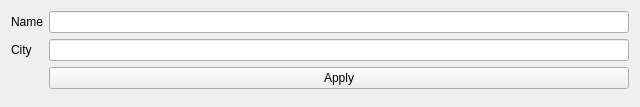
<?xml version="1.0" encoding="UTF-8"?>
<ui version="4.0">
 <class>addTeam</class>
 <widget class="QWidget" name="addTeam">
  <property name="geometry">
   <rect>
    <x>0</x>
    <y>0</y>
    <width>640</width>
    <height>107</height>
   </rect>
  </property>
  <property name="windowTitle">
   <string>Add Team</string>
  </property>
  <layout class="QVBoxLayout" name="verticalLayout">
   <item>
    <layout class="QFormLayout" name="formLayout">
     <item row="0" column="0">
      <widget class="QLabel" name="nameLabel">
       <property name="text">
        <string>Name</string>
       </property>
      </widget>
     </item>
     <item row="1" column="0">
      <widget class="QLabel" name="cityLabel">
       <property name="text">
        <string>City</string>
       </property>
      </widget>
     </item>
     <item row="2" column="1">
      <widget class="QPushButton" name="applyButton">
       <property name="text">
        <string>Apply</string>
       </property>
      </widget>
     </item>
     <item row="0" column="1">
      <widget class="QLineEdit" name="nameInput"/>
     </item>
     <item row="1" column="1">
      <widget class="QLineEdit" name="cityInput"/>
     </item>
    </layout>
   </item>
  </layout>
 </widget>
 <resources/>
 <connections/>
</ui>
